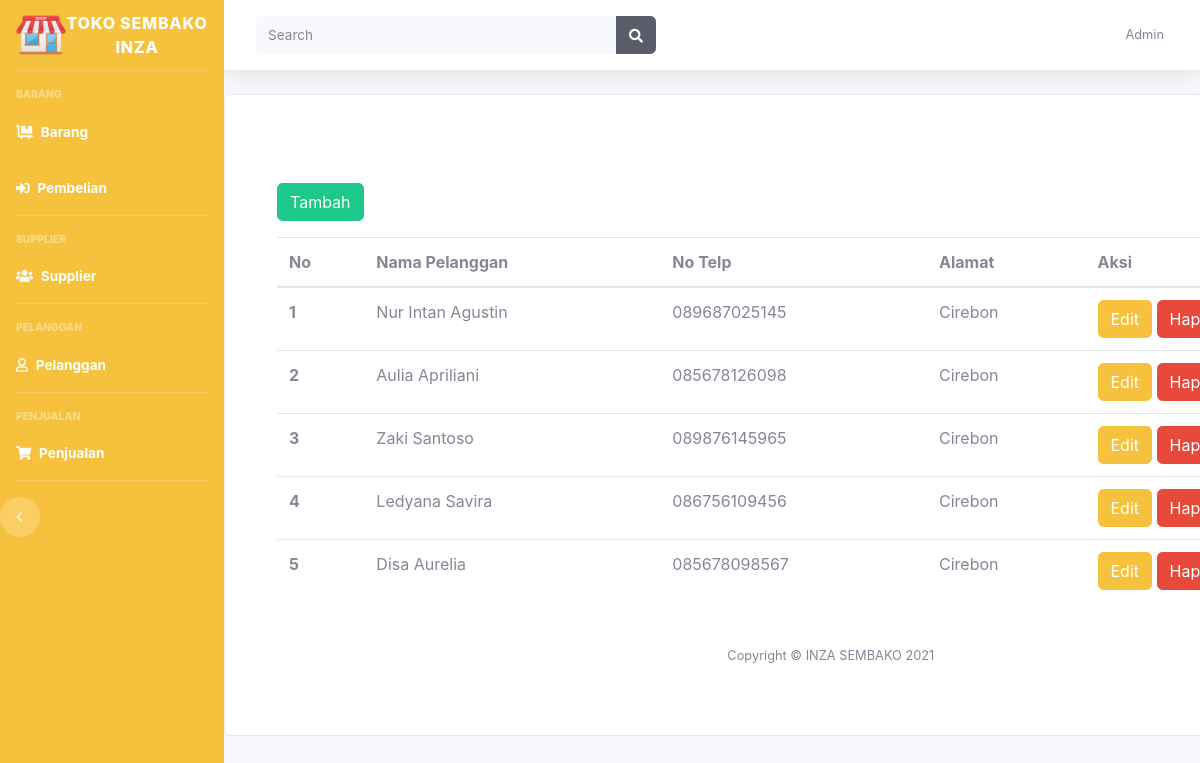
The app's page /index.php/pelanggan with its own data.
### tables this page shows
CREATE TABLE `pelanggan` (
  `pelanggan_id` int(11) NOT NULL,
  `nama_pelanggan` varchar(100) NOT NULL,
  `no_tlp` text NOT NULL,
  `alamat` text NOT NULL
);

### application/controllers/pelanggan.php (called while the page is built, shortened)
<?php
class Pelanggan extends CI_Controller
{
    public function __construct()
    {
        $this->load->model('PelangganModel', 'bm');
    }
    public function index()
    {
        $this->load->model('PelangganModel', 'pm');
        $data['allpelanggan'] = $this->bm->get_all_data_pelanggan();
        $data['title'] = "Daftar Pelanggan";
        $this->load->view('templates/header', $data);
        $this->load->view('pelanggan/index', $data);
        $this->load->view('templates/footer');
    }
}

### index.php (called while the page is built, shortened)
<?php
require_once BASEPATH.'core/CodeIgniter.php';

### application/models/PelangganModel.php (called while the page is built, shortened)
<?php
class PelangganModel extends CI_Model
{
    public function get_all_data_pelanggan()
    {
        $query = "SELECT * FROM pelanggan";
        return $this->db->query($query)->result_array();
    }
}

### application/views/pelanggan/index.php (the view, shortened to what this page needs)
<!DOCTYPE html>
<html lang="en">
<head>
    <link href="<?= base_url('assets/utama/') ?>vendor/fontawesome-free/css/all.min.css" rel="stylesheet" type="text/css">
    <link href="<?= base_url('assets/utama/') ?>css/sb-admin-2.min.css" rel="stylesheet">
</head>
<body id="page-top">
    <div id="wrapper">
        <ul class="navbar-nav bg-warning sidebar sidebar-dark accordion" id="accordionSidebar">
            <a class="sidebar-brand d-flex align-items-center justify-content-center" href="index.html">
                <div class="sidebar-brand-icon rotate-n-0">
                    <img src="<?= base_url(); ?>assets/img/toko.png" height="50" width="50">
                </div>
                <div class="sidebar-brand-text mx-0">TOKO SEMBAKO INZA</div>
            </a>
            <div class="m-t-5">
                <hr class="sidebar-divider">
                  <div class="sidebar-heading">
                    BARANG
                </div>
                <li class="nav-item active">
                    <a class="nav-link" href="<?= base_url('barang/') ?>">
                        <i class="fas fa-dolly-flatbed"></i>
                        <span>Barang</span></a>
                <li class="nav-item active">
                    <a class="nav-link" href="<?= base_url('pembelian/') ?>">
                        <i class="fas fa-sign-in-alt"></i>
                        <span>Pembelian</span></a>
                    <hr class="sidebar-divider">
                    <div class="sidebar-heading">
                        SUPPLIER
                    </div>
                <li class="nav-item active">
                    <a class="nav-link" href="<?= base_url(); ?>supplier/">
                        <i class="fas fa-users"></i>
                        <span>Supplier</span></a>
                </li>
                <hr class="sidebar-divider">
                <div class="sidebar-heading">
                    PELANGGAN
                </div>
                </li>
                <li class="nav-item active">
                    <a class="nav-link" href="<?= base_url(); ?>pelanggan/">
                        <i class="far fa-user"></i>
                        <span>Pelanggan</span></a>
                </li>
                <hr class="sidebar-divider">
                <div class="sidebar-heading">
                    PENJUALAN
                </div>
                <li class="nav-item active">
                    <a class="nav-link" href="<?= base_url(); ?>penjualan/">
                        <i class="fas fa-shopping-cart"></i>
                        <span>Penjualan</span></a>
                </li>
                <hr class="sidebar-divider d-none d-md-block">
                <div class="text-center d-none d-md-inline">
                    <button class="rounded-circle border-0" id="sidebarToggle"></button>
                </div>
        </ul>
        <div id="content-wrapper" class="d-flex flex-column">
            <div id="content">
                <nav class="navbar navbar-expand navbar-light bg-white topbar mb-4 static-top shadow">
                    <form class="d-none d-sm-inline-block form-inline mr-auto ml-md-3 my-md-0 mw-100 navbar-search">
                        <div class="input-group">
                            <input type="text" class="form-control bg-light border-0 small" placeholder="Search" aria-label="Search">
                            <div class="input-group-append">
                                <button class="btn btn-dark" type="button">
                                    <i class="fas fa-search fa-sm"></i>
                                </button>
                            </div>
                        </div>
                    </form>
                    <ul class="navbar-nav ml-auto">
                        <li class="nav-item dropdown no-arrow">
                            <a class="nav-link dropdown-toggle" href="#" id="userDropdown" role="button" data-toggle="dropdown" aria-haspopup="true" aria-expanded="false">
                                <span class="mr-2 d-none d-lg-inline text-gray-600 small">Admin</span>
                            </a>
                        </li>
                    </ul>
                </nav>
                <div class="card" style="width: 90rem; padding: 20px 20px 20px 20px; margin:auto;">
                    <div class="card-body">
                        <div class="col-md-10 mt-3">
                            <div class="row mt-5">
                                <div class="col-5">
                                    <a href="<?= base_url('pelanggan/create') ?>" class="btn btn-success">Tambah</a>
                                </div>
                            </div>
                            <table class="table mt-3">
                                <thead>
                                    <tr>
                                        <th scope="col">No</th>
                                        <th scope="col">Nama Pelanggan</th>
                                        <th scope="col">No Telp</th>
                                        <th scope="col">Alamat</th>
                                        <th scope="col">Aksi</th>
                                    </tr>
                                </thead>
                                <tbody>
                                    <?php
                                    foreach ($allpelanggan as $no => $pelanggan) {
                                    ?>
                                        <tr>
                                            <th scope="row"><?= $no + 1 ?></th>
                                            <td><?= $pelanggan['nama_pelanggan']; ?></td>
                                            <td><?= $pelanggan['no_tlp']; ?></td>
                                            <td><?= $pelanggan['alamat']; ?></td>
                                            <td>
                                                <a href="<?= base_url('pelanggan/edit/' . $pelanggan['pelanggan_id']) ?>" class="btn btn-warning">Edit</a>
                                                <a href="<?= base_url('pelanggan/hapus/' . $pelanggan['pelanggan_id']) ?>" class="btn btn-danger">Hapus</a>
                                            </td>
                                        </tr>
                                    <?php
                                    }
                                    ?>
                                </tbody>
                            </table>

### records on screen
pelanggan: nama_pelanggan "Nur Intan Agustin", no_tlp "089687025145", alamat "Cirebon"
pelanggan: nama_pelanggan "Aulia Apriliani", no_tlp "085678126098", alamat "Cirebon"
pelanggan: nama_pelanggan "Zaki Santoso", no_tlp "089876145965", alamat "Cirebon"
pelanggan: nama_pelanggan "Ledyana Savira", no_tlp "086756109456", alamat "Cirebon"
pelanggan: nama_pelanggan "Disa Aurelia", no_tlp "085678098567", alamat "Cirebon"
